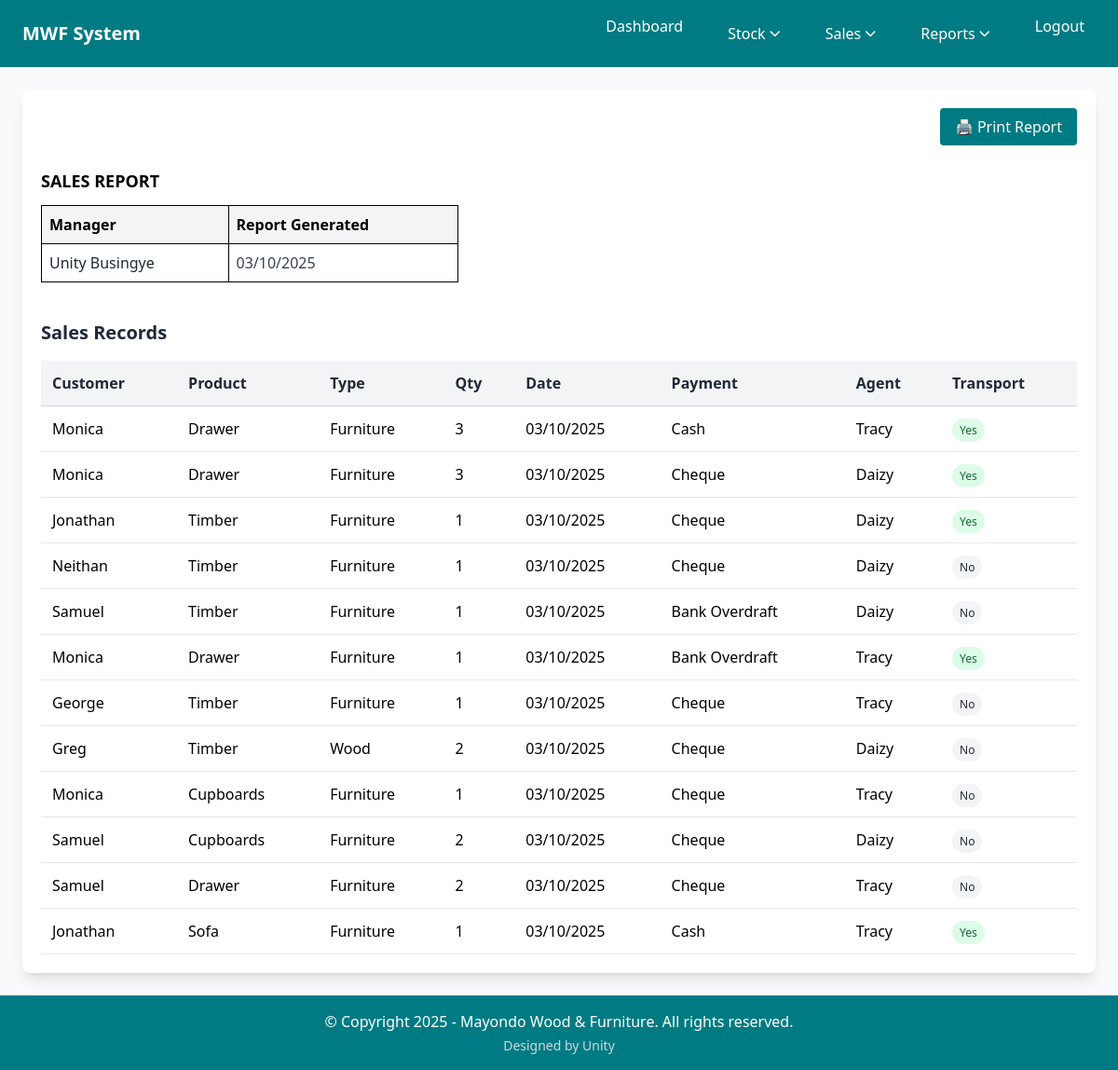
/saleReport/ (signed in), run on the app's committed database.
### home/models.py (models this page shows, shortened)
class Sale(models.Model):
    CUSTOMER_CHOICES = [('Timber', 'Timber'), ('Sofa', 'Sofa'),('Tables','Tables'),('Cupboards','Cupboards'),('Drawer','Drawer'),('Poles','Poles')]
    PRODUCT_TYPE_CHOICES = [('Wood', 'Wood'), ('Furniture', 'Furniture')]
    PAYMENT_CHOICES = [('Cash', 'Cash'), ('Cheque','Cheque'), ('Bank Overdraft','Bank Overdraft')]
    product_id = models.CharField(max_length=50, blank=True, unique=True)
    customer_name = models.CharField(max_length=100)
    product_name = models.CharField(max_length=100, choices=CUSTOMER_CHOICES,
                                   help_text="Select the product category",
                                   default='Timber')
    product_type = models.CharField(max_length=20, choices=PRODUCT_TYPE_CHOICES,
                                   help_text="Select the product type",
                                   default='Furniture')
    product_ref = models.ForeignKey(Product, on_delete=models.PROTECT, null=True, blank=True,
                                   help_text="Auto-populated from product details")
    quantity = models.IntegerField()  # Number of items sold
    date = models.DateField(null=False)  # When the sale occurred
    payment_type = models.TextField(choices = PAYMENT_CHOICES)  # How customer paid
    sales_agent = models.CharField(max_length=50)  # Employee who made the sale
    transport_required = models.BooleanField(default=False)  # Delivery needed (checkbox)

### home/views.py (the view)
# urls.py: path('saleReport/', saleReport, name='saleReport'),     # Sales report page
@secure_view
@login_required
@user_passes_test(is_employee_or_manager)
@manager_required
def saleReport(request):
    from django.contrib.auth.models import User
    from datetime import date
    start_date = request.GET.get("start_date")
    end_date = request.GET.get("end_date")
    all_sales = Sale.objects.all().order_by('-date')
    if start_date:
        all_sales = all_sales.filter(date__gte=start_date)
    if end_date:
        all_sales = all_sales.filter(date__lte=end_date)
    current_manager = request.user
    if not current_manager.groups.filter(name='Manager').exists():
        managers = User.objects.filter(groups__name='Manager').first()
        current_manager = managers if managers else request.user
    context = {
        'sales': all_sales,
        'start_date': start_date,
        'end_date': end_date,
        'manager_name': current_manager.get_full_name() or current_manager.username,
        'report_date': date.today(),
        'total_sales': all_sales.count(),
        'is_filtered': bool(start_date or end_date)
    }
    return render(request, "sales_report.html", context)

### home/context_processors.py (called while the page is built)
def user_roles(request):
    context = {
        'is_manager': False,
        'is_employee': False,
    }
    if request.user.is_authenticated:
        context['is_manager'] = request.user.groups.filter(name="Manager").exists()
        context['is_employee'] = request.user.groups.filter(name="Employee").exists()
    return context

### home/views.py (called while the page is built)
def manager_required(view_func):
    @wraps(view_func)
    def _wrapped_view(request, *args, **kwargs):
        if not request.user.is_authenticated:
            return redirect('login')
        if not request.user.groups.filter(name="Manager").exists():
            messages.error(request, "Access denied. Manager privileges required.")
            return redirect('dashboard')
        return view_func(request, *args, **kwargs)
    return _wrapped_view

def is_employee_or_manager(user):
    return user.is_authenticated and user.groups.filter(name__in=['Manager', 'Employee']).exists()

def secure_view(view_func):
    @wraps(view_func)
    @never_cache
    @cache_control(no_cache=True, must_revalidate=True, no_store=True)
    def wrapper(request, *args, **kwargs):
        response = view_func(request, *args, **kwargs)
        if hasattr(response, '__setitem__'):
            response['Cache-Control'] = 'no-cache, no-store, must-revalidate, max-age=0'
            response['Pragma'] = 'no-cache'
            response['Expires'] = '0'
            response['X-Frame-Options'] = 'DENY'  # Prevent clickjacking
        return response
    return wrapper

### home/templates/sales_report.html (shortened to what this page needs)
{% extends 'base.html' %}
{% block content %}
  <div class="max-w-screen-2xl mx-auto bg-white rounded-lg p-5 relative shadow-lg">
    <button class="print-btn absolute top-5 right-5 px-4 py-2 bg-cordes-dark text-white border-0 rounded cursor-pointer hover:bg-cordes-blue transition-colors" onclick="window.print()">🖨️ Print Report</button>
    <div class="mt-16 mb-8">
      <table class="border-collapse w-full max-w-md">
        <caption class="font-bold mb-3 text-left text-lg">SALES REPORT</caption>
        <thead class="bg-gray-100">
          <tr>
            <th class="border border-black p-2 text-left">Manager</th>
            <th class="border border-black p-2 text-left">Report Generated</th>
          </tr>
        </thead>
        <tbody>
          <tr>
            <td class="border border-black p-2 font-medium text-gray-800">{{ manager_name }}</td>
            <td class="border border-black p-2 text-gray-700">{{ report_date|date:"d/m/Y" }}</td>
          </tr>
        </tbody>
      </table>
    </div>
    <section class="w-full mt-10">
      <h2 class="text-xl font-semibold mb-4 text-gray-800">
        Sales Records
      </h2>
      <table class="w-full border-collapse">
        <thead>
          <tr class="bg-gray-100">
            <th class="p-3 text-left border-b border-gray-300 text-gray-800">Customer</th>
            <th class="p-3 text-left border-b border-gray-300 text-gray-800">Product</th>
            <th class="p-3 text-left border-b border-gray-300 text-gray-800">Type</th>
            <th class="p-3 text-left border-b border-gray-300 text-gray-800">Qty</th>
            <th class="p-3 text-left border-b border-gray-300 text-gray-800">Date</th>
            <th class="p-3 text-left border-b border-gray-300 text-gray-800">Payment</th>
            <th class="p-3 text-left border-b border-gray-300 text-gray-800">Agent</th>
            <th class="p-3 text-left border-b border-gray-300 text-gray-800">Transport</th>
          </tr>
        </thead>
        <tbody>
        {% for sale in sales %}
        <tr class="hover:bg-gray-50">
          <td class="p-3 border-b border-gray-200">{{ sale.customer_name }}</td>
          <td class="p-3 border-b border-gray-200">
            {{ sale.product_name|default:"N/A" }}
          </td>
          <td class="p-3 border-b border-gray-200">
            {{ sale.product_type|default:"N/A" }}
          </td>
          <td class="p-3 border-b border-gray-200">{{ sale.quantity }}</td>
          <td class="p-3 border-b border-gray-200">{{ sale.date|date:"d/m/Y" }}</td>
          <td class="p-3 border-b border-gray-200">{{ sale.payment_type }}</td>
          <td class="p-3 border-b border-gray-200">{{ sale.sales_agent }}</td>
          <td class="p-3 border-b border-gray-200">
            <span class="px-2 py-1 rounded-full text-xs font-medium {% if sale.transport_required %}bg-green-100 text-green-800{% else %}bg-gray-100 text-gray-800{% endif %}">
              {{ sale.transport_required|yesno:"Yes,No" }}
            </span>
          </td>
        </tr>
        {% endfor %}
      </tbody>
      </table>
    </section>
  </div>
{% endblock %}

### data on the page
Sale: customer_name "Monica", product_name "Drawer", product_type "Furniture", quantity "3", date "03/10/2025", payment_type "Cash", sales_agent "Tracy", transport_required "Yes"
Sale: customer_name "Monica", product_name "Drawer", product_type "Furniture", quantity "3", date "03/10/2025", payment_type "Cheque", sales_agent "Daizy", transport_required "Yes"
Sale: customer_name "Jonathan", product_name "Timber", product_type "Furniture", quantity "1", date "03/10/2025", payment_type "Cheque", sales_agent "Daizy", transport_required "Yes"
Sale: customer_name "Neithan", product_name "Timber", product_type "Furniture", quantity "1", date "03/10/2025", payment_type "Cheque", sales_agent "Daizy", transport_required "No"
Sale: customer_name "Samuel", product_name "Timber", product_type "Furniture", quantity "1", date "03/10/2025", payment_type "Bank Overdraft", sales_agent "Daizy", transport_required "No"
Sale: customer_name "Monica", product_name "Drawer", product_type "Furniture", quantity "1", date "03/10/2025", payment_type "Bank Overdraft", sales_agent "Tracy", transport_required "Yes"
Sale: customer_name "George", product_name "Timber", product_type "Furniture", quantity "1", date "03/10/2025", payment_type "Cheque", sales_agent "Tracy", transport_required "No"
Sale: customer_name "Greg", product_name "Timber", product_type "Wood", quantity "2", date "03/10/2025", payment_type "Cheque", sales_agent "Daizy", transport_required "No"
Sale: customer_name "Monica", product_name "Cupboards", product_type "Furniture", quantity "1", date "03/10/2025", payment_type "Cheque", sales_agent "Tracy", transport_required "No"
Sale: customer_name "Samuel", product_name "Cupboards", product_type "Furniture", quantity "2", date "03/10/2025", payment_type "Cheque", sales_agent "Daizy", transport_required "No"
Sale: customer_name "Samuel", product_name "Drawer", product_type "Furniture", quantity "2", date "03/10/2025", payment_type "Cheque", sales_agent "Tracy", transport_required "No"
Sale: customer_name "Jonathan", product_name "Sofa", product_type "Furniture", quantity "1", date "03/10/2025", payment_type "Cash", sales_agent "Tracy", transport_required "Yes"

### other printed values
{{ manager_name }} "Unity Busingye"
